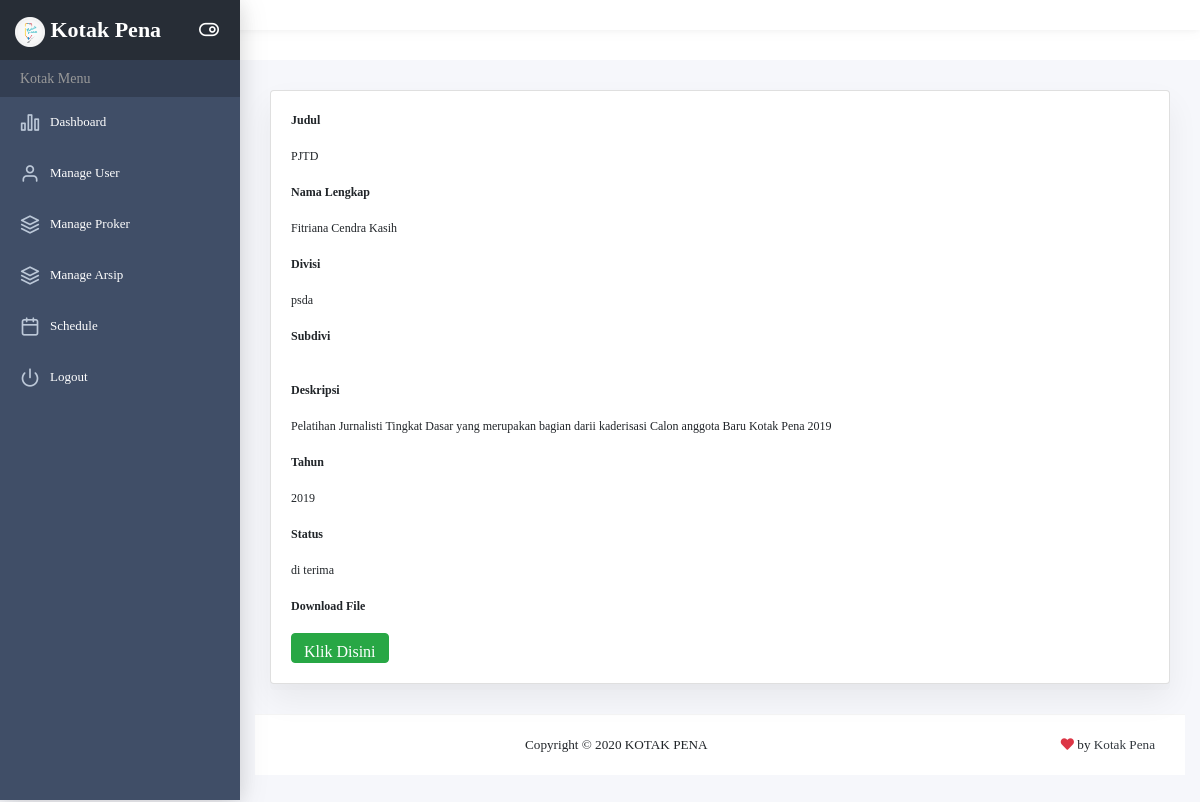
The app's page /detailproker.php?id=5 (signed in), older data.
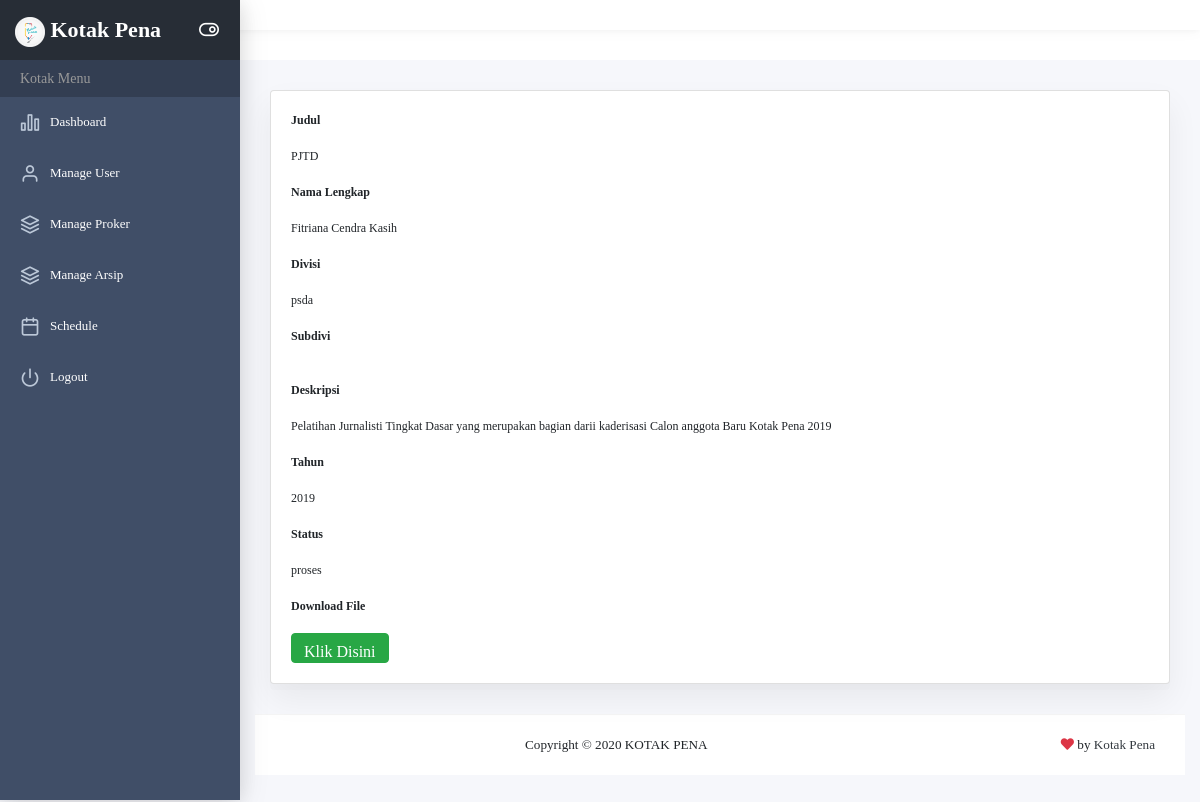
The same page, newer data.
### tables this page shows
CREATE TABLE `proker` (
  `proker_id` int(11) NOT NULL,
  `user_id` int(11) NOT NULL,
  `judul_proker` varchar(100) NOT NULL,
  `asal_divisi` varchar(100) DEFAULT NULL,
  `asal_subdivisi` varchar(100) DEFAULT NULL,
  `deskripsi` text NOT NULL,
  `tahun` varchar(15) DEFAULT NULL,
  `status` enum('di terima','tidak diterima','proses') DEFAULT NULL,
  `file` varchar(255) NOT NULL
);

CREATE TABLE `tbuser` (
  `user_id` int(11) NOT NULL,
  `nama_lengkap` varchar(100) NOT NULL,
  `jabatan` varchar(20) NOT NULL,
  `email` varchar(30) NOT NULL,
  `level` enum('superadmin','pengurus') NOT NULL,
  `password` varchar(15) NOT NULL,
  `username` varchar(10) NOT NULL,
  `no_hp` varchar(15) NOT NULL,
  `status` enum('aktif','tidak aktif') DEFAULT NULL,
  `periode_jabatan` varchar(15) DEFAULT NULL
);

### detailproker.php (the view, shortened to what this page needs)
<?php
    include('koneksi/koneksi.php');
    if (@$_SESSION['level']=='pengurus') {
        echo "<script>window.location='dashboard_pengurus.php'</script>";
    }
    else if (@$_SESSION['level']=='superadmin') {
        include('header.php');
?>
                <div class="main-content">
                    <div class="container-fluid">
                    <div class="card">
                        <div class="card-body">
                            <table width="100%">
                            <?php
                                $id = @$_GET['id'];
                                $get = mysqli_query($koneksi,"SELECT *,proker.status as statusprok FROM proker JOIN tbuser ON proker.user_id=tbuser.user_id where proker_id='$id'");
                                $ambil = mysqli_fetch_assoc($get);
                                ?>
                                <tr>
                                    <th>Judul</th>
                                </tr>
                                <tr>
                                <td>&nbsp;</td>
                                </tr>
                                <tr>
                                    <td><?php echo $ambil['judul_proker']; ?></td>
                                </tr>
                                <tr>
                                <td>&nbsp;</td>
                                </tr>
                                <tr>
                                    <th>Nama Lengkap</th>
                                </tr>
                                <tr>
                                <td>&nbsp;</td>
                                </tr>
                                <tr>
                                    <td><?php echo $ambil['nama_lengkap']; ?></td>
                                </tr>
                                <tr>
                                <td>&nbsp;</td>
                                </tr>
                                <tr>
                                    <th>Divisi</th>
                                </tr>
                                <tr>
                                <td>&nbsp;</td>
                                </tr>
                                <tr>
                                    <td><?php echo $ambil['asal_divisi']; ?></td>
                                </tr>
                                <tr>
                                <td>&nbsp;</td>
                                </tr>
                                <tr>
                                    <th>Subdivi</th>
                                </tr>
                                <tr>
                                <td>&nbsp;</td>
                                </tr>
                                <tr>
                                <td>&nbsp;</td>
                                </tr>
                                <tr>
                                    <th>Deskripsi</th>
                                </tr>
                                <tr>
                                <td>&nbsp;</td>
                                </tr>
                                <tr>
                                    <td><?php echo $ambil['deskripsi']; ?></td>
                                </tr>
                                <tr>
                                <td>&nbsp;</td>
                                </tr>
                                <tr>
                                    <th>Tahun</th>
                                </tr>
                                <tr>
                                <td>&nbsp;</td>
                                </tr>
                                <tr>
                                    <td><?php echo $ambil['tahun']; ?></td>
                                </tr>
                                <tr>
                                <td>&nbsp;</td>
                                </tr>
                                <tr>
                                    <th>Status</th>
                                </tr>
                                <tr>
                                <td>&nbsp;</td>
                                </tr>
                                <tr>
                                    <td><?php echo $ambil['statusprok']; ?></td>
                                </tr>
                                <tr>
                                <td>&nbsp;</td>
                                </tr>
                                <tr>
                                    <th>Download File</th>
                                </tr>
                                <tr>
                                <td>&nbsp;</td>
                                </tr>
                                <tr>
                                    <td><a href="pengajuan proker/<?php echo $ambil['file']; ?>" class="btn btn-success" class="btn btn-success" download>Klik Disini</a></td>
                                </tr>
                            </table>
                        </div>
                    </div>
                </div>
<?php
include('footer.php');}
     else{
        echo "<script>window.alert('Anda Bukan Superadmin');window.location='index.php';</script>";
    }
?>

Row changes from the older to the newer data that the page shows:
changed proker "PJTD": status "di terima" → "proses"
